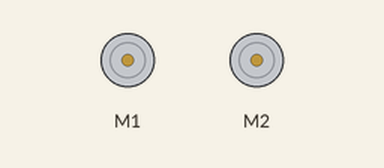
Simulated run of this sketch. Board: ESP32. On the bench: 2 × DC motor (green arrow = forward, orange = backward, longer = faster). What the sketch prints to the serial monitor is not drawn.

Above: at 20.9 s.
Timing chart, 0 to 27.8 s (numbered marks = the images above):
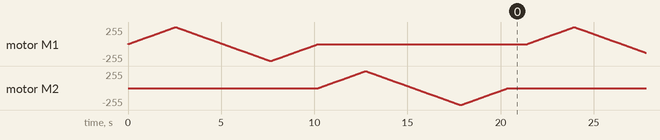

The sketch:

MotorShield_DCmotors.ino
```cpp
/*
This is a test sketch for the Adafruit assembled Motor Shield for Arduino v2
It won't work with v1.x motor shields! Only for the v2's with built in PWM
control

For use with the Adafruit Motor Shield v2
---->	http://www.adafruit.com/products/1438
*/

#include <Wire.h>
#include <Adafruit_MotorShield.h>

int SDA_pin = 22;
int SCL_pin = 21;

// Create the motor shield object with the default I2C address
Adafruit_MotorShield AFMS = Adafruit_MotorShield();
// Or, create it with a different I2C address (say for stacking)
// Adafruit_MotorShield AFMS = Adafruit_MotorShield(0x61);

// Select which 'port' M1, M2, M3 or M4. In this case, M1
Adafruit_DCMotor *myMotor = AFMS.getMotor(1);
// You can also make another motor on port M2
Adafruit_DCMotor *myOtherMotor = AFMS.getMotor(2);

void setup() {
  Serial.begin(115200);           // set up Serial library at 9600 bps
  Serial.println("Adafruit Motorshield v2 - DC Motor test!");

  // Initialize I2C with custom pins for ESP32 (default SDA_pin=21, SCL_pin=22)
  Wire.begin(SDA_pin, SCL_pin); // Replace with your SDA_pin/SCL_pin pins if different

  if (!AFMS.begin()) {         // create with the default frequency 1.6KHz
  // if (!AFMS.begin(1000)) {  // OR with a different frequency, say 1KHz
    Serial.println("Could not find Motor Shield. Check wiring.");
    while (1);
  }
  Serial.println("Motor Shield found.");

  // Set the speed to start, from 0 (off) to 255 (max speed) for both motors
  myMotor->setSpeed(150);
  myMotor->run(FORWARD);
  myMotor->run(RELEASE);

  myOtherMotor->setSpeed(150);
  myOtherMotor->run(FORWARD);
  myOtherMotor->run(RELEASE);
}

void loop() {
  uint8_t i;

  Serial.print("tick");

  // Control myMotor (M1)
  myMotor->run(FORWARD);
  for (i = 0; i < 255; i++) {
    myMotor->setSpeed(i);
    delay(10);
  }
  for (i = 255; i != 0; i--) {
    myMotor->setSpeed(i);
    delay(10);
  }

  Serial.print("tock");

  myMotor->run(BACKWARD);
  for (i = 0; i < 255; i++) {
    myMotor->setSpeed(i);
    delay(10);
  }
  for (i = 255; i != 0; i--) {
    myMotor->setSpeed(i);
    delay(10);
  }

  // Control myOtherMotor (M2)
  Serial.print("motor 2 tick");

  myOtherMotor->run(FORWARD);
  for (i = 0; i < 255; i++) {
    myOtherMotor->setSpeed(i);
    delay(10);
  }
  for (i = 255; i != 0; i--) {
    myOtherMotor->setSpeed(i);
    delay(10);
  }

  Serial.print("motor 2 tock");

  myOtherMotor->run(BACKWARD);
  for (i = 0; i < 255; i++) {
    myOtherMotor->setSpeed(i);
    delay(10);
  }
  for (i = 255; i != 0; i--) {
    myOtherMotor->setSpeed(i);
    delay(10);
  }

  Serial.print("tech");

  myMotor->run(RELEASE);
  myOtherMotor->run(RELEASE);
  delay(1000);
}
```
